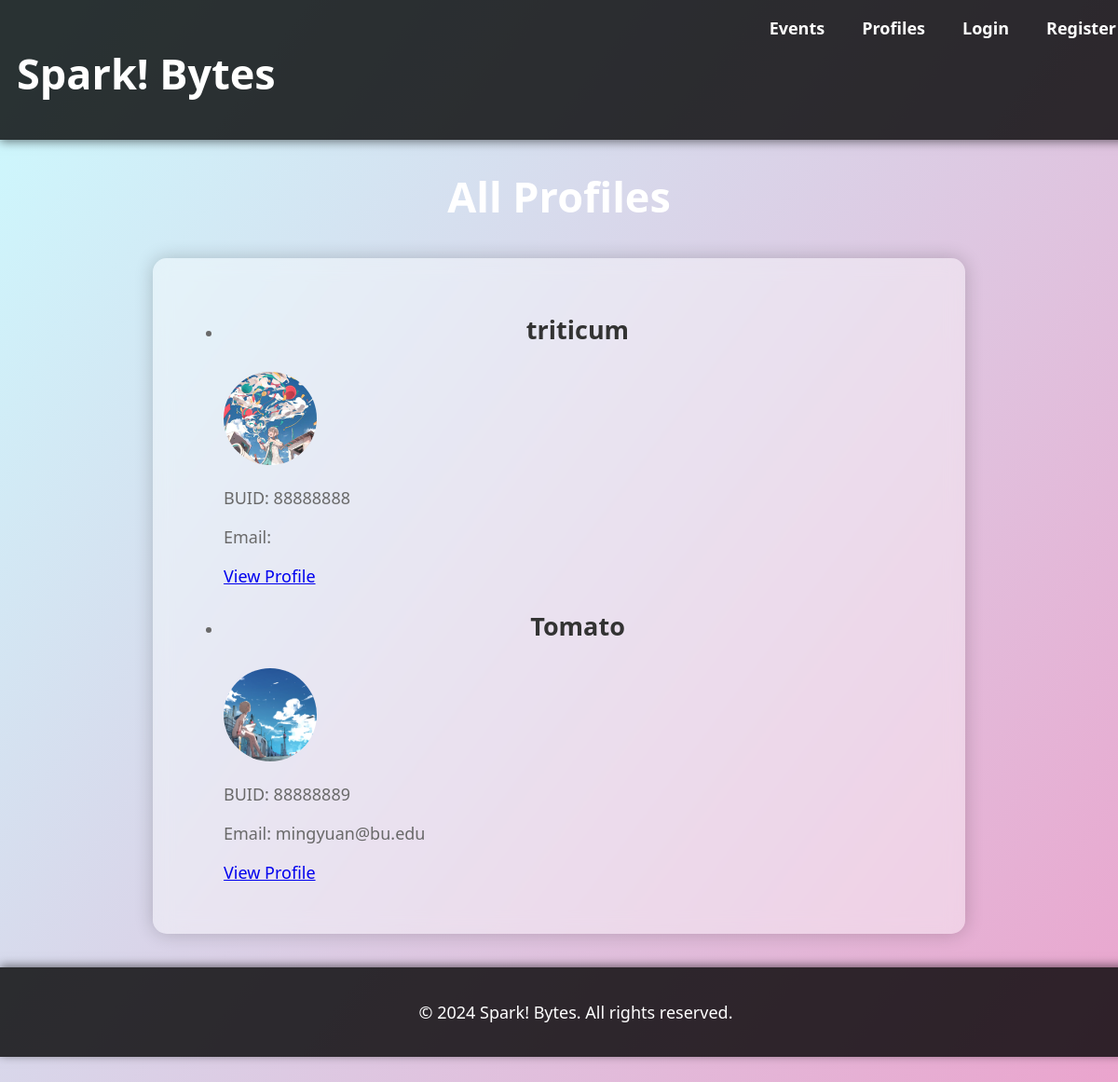
Page /profiles/ on the earlier database version.
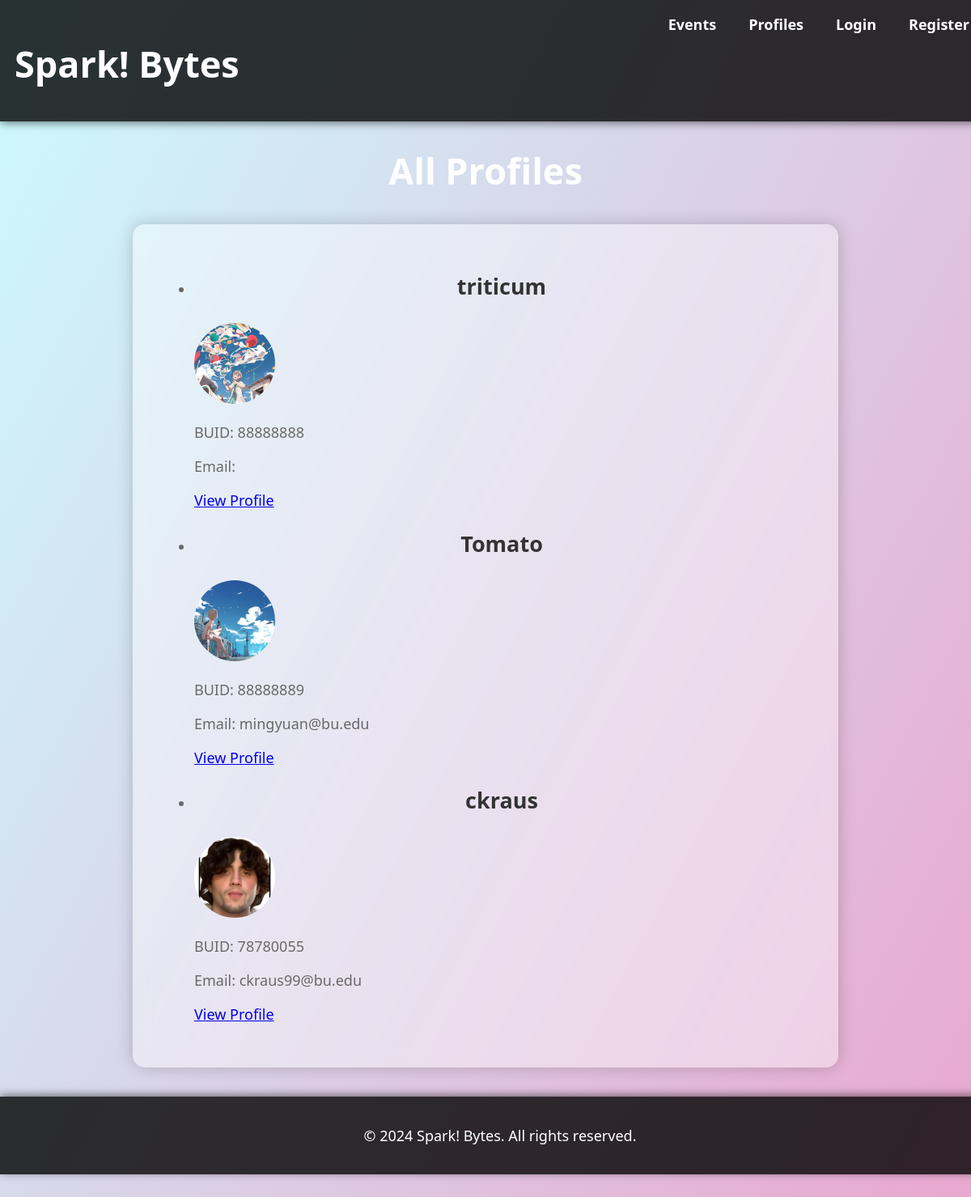
Same page on the later database version.
### spark_bytes_app/models.py (models this page shows, shortened)
class Profile(models.Model):
    user = models.OneToOneField(User, on_delete=models.CASCADE)
    buid = models.PositiveIntegerField(unique=True)
    img = models.ImageField(upload_to='profile_images/')

### spark_bytes_app/views.py (the view)
# urls.py: path('profiles/', ProfileListView.as_view(), name='all_profiles'),
class ProfileListView(ListView):
    model = Profile
    template_name = 'spark_bytes/all_profiles.html'
    context_object_name = 'profiles'

### templates/spark_bytes/all_profiles.html
{% extends "base.html" %}
{% block content %}
<h1>All Profiles</h1>
<section>
    <ul>
        {% for profile in profiles %}
        <li>
            <h2>{{ profile.user.username }}</h2>
            <img src="{{ profile.img.url }}" alt="Profile Image" style="width: 100px; height: 100px; border-radius: 50%; object-fit: cover;">
            <p>BUID: {{ profile.buid }}</p>
            <p>Email: {{ profile.user.email }}</p>
            <p><a href="{% url 'profile_detail' profile.id %}">View Profile</a></p>
        </li>
        {% endfor %}
    </ul>
</section>
{% endblock %}

Differences in the rows shown:
added Profile: user.username "ckraus", img (picture), buid "78780055", user.email "ckraus99@bu.edu"
